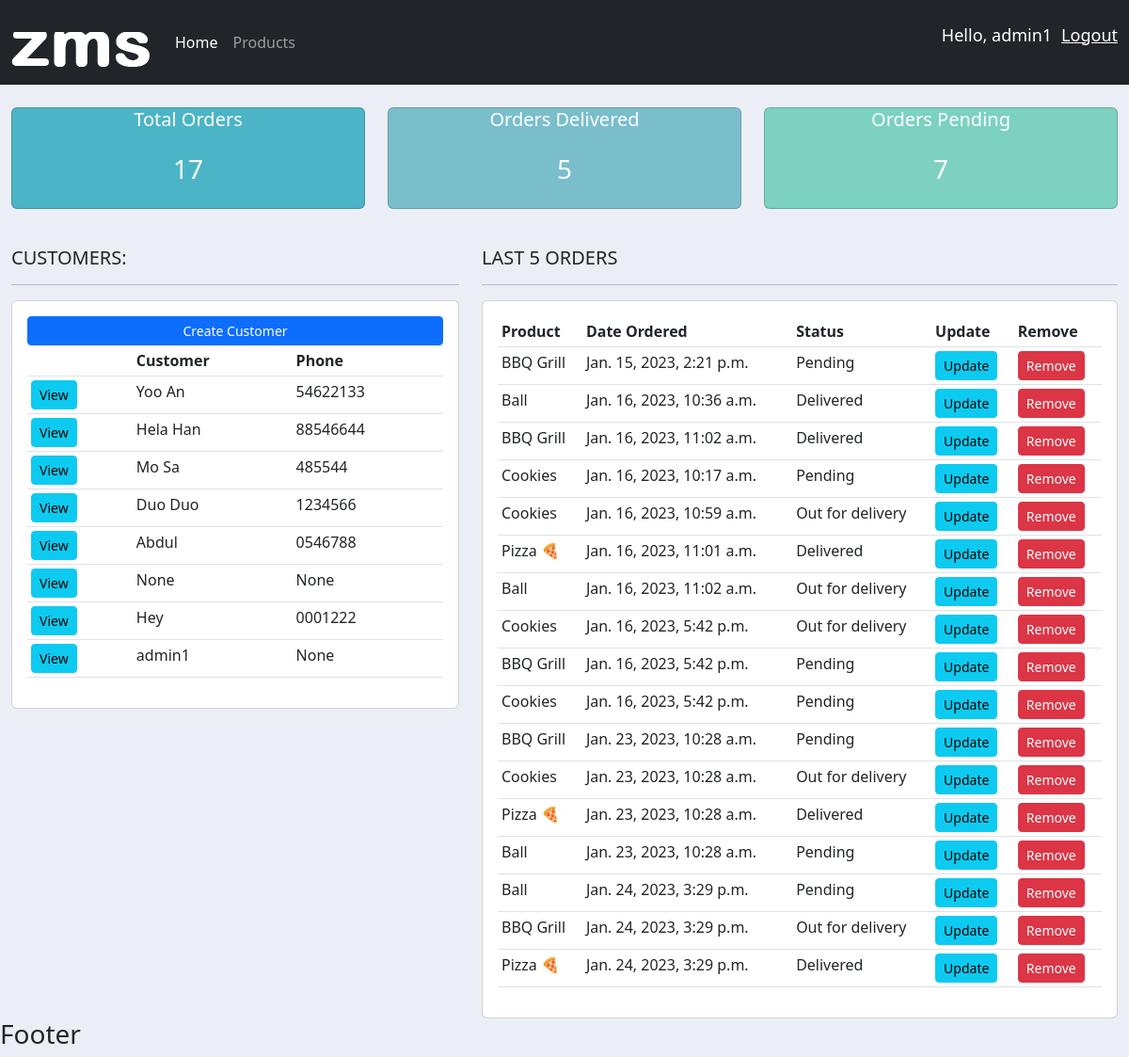
The app's page / (signed in) with its own data.
### accounts/models.py (models this page shows, shortened)
class Customer(models.Model):
    user = models.OneToOneField(User, blank=True,  null=True, on_delete=models.CASCADE)
    name = models.CharField(max_length=200, null=True)
    phone = models.CharField(max_length=200, null=True)
    profile_pic = models.ImageField(default='logo.png', null=True, blank=True)
    email = models.CharField(max_length=200, null=True)
    date_created = models.DateTimeField(auto_now=True)

class Order(models.Model):
    STATUS = (
        ('Pending', 'Pending'),
        ('Out for delivery', 'Out for delivery'),
        ('Delivered', 'Delivered'),
    )
    customer = models.ForeignKey(Customer, null=True, on_delete=models.CASCADE)
    product = models.ForeignKey(Product, null=True, on_delete=models.CASCADE)
    status = models.CharField(max_length=200, null=True, choices=STATUS)
    date_created = models.DateTimeField(auto_now=True)

class Product(models.Model):
    CATEGORY = (
        ('Indoor', 'Indoor'),
        ('Out Door', 'Out Door'),
    )
    name = models.CharField(max_length=200, null=True)
    price = models.FloatField()
    category = models.CharField(max_length=200, null=True, choices=CATEGORY)
    description = models.TextField()
    date_created =  models.DateTimeField(auto_now=True)
    tags = models.ManyToManyField(Tag)
    def __str__(self):
        return self.name

### accounts/decorators.py (the view)
    def wrapper_func(request, *args, **kwargs):
        group = None
        if request.user.groups.exists():
            group = request.user.groups.all()[0].name
        if group == 'customer':
            return redirect('user')
        if group == 'admin':
             return view_func(request, *args, **kwargs)
        else:
            return HttpResponse("You are not authorized to view")

### accounts/views.py (called while the page is built)
@login_required(login_url="login")
@admin_only
def home(request):
    customers = Customer.objects.all()
    orders = Order.objects.filter()
    total_orders = orders.count()
    pending = orders.filter(status = 'Pending').count()
    delivered = orders.filter(status = 'Delivered').count()
    context =  {"customers": customers, "orders": orders,
                   "total_orders":total_orders,
                   "pending":pending,
                   'delivered':delivered }
    return render(request, 'accounts/dashboard.html', context)

### accounts/templates/accounts/dashboard.html
{% extends 'accounts/base.html' %}
{% block content %}
{% include 'accounts/status.html' %}
<br>
<div class="row">
    <div class="col-md-5">
        <h5>CUSTOMERS:</h5>
        <hr>
        <div class="card card-body">
            <a href="{% url 'create_customer' %}" class="btn btn-primary btn-sm btn-block">
                Create Customer
            </a>
            <table class="table table-sm">
                <tr>
                    <th></th>
                    <th>Customer</th>
                    <th>Phone</th>
                </tr>
                {% for customer in customers %}
                <tr>
                    <td><a class="btn btn-sm btn-info"  href="{% url 'customer' customer.id %}">View</a></td>
                    <td>{{ customer.name}}</td>
                    <td>{{ customer.phone}}</td>
                </tr>
                {% endfor %}
            </table>
        </div>
    </div>
    <div class="col-md-7">
        <h5>LAST 5 ORDERS</h5>
        <hr>
        <div class="card card-body">
            <table class="table table-sm">
                <tr>
                    <th>Product</th>
                    <th>Date Ordered</th>
                    <th>Status</th>
                    <th>Update</th>
                    <th>Remove</th>
                </tr>
                {% for order in orders %}
                <tr>
                    <td>{{ order.product }}</td>
                    <td>{{ order.date_created }}</td>
                    <td>{{ order.status }}</td>
                    <td> <a href="{% url 'update_order' order.id %}" class="btn btn-sm btn-info">Update</a></td>
                    <td> <a href="{% url 'delete_order' order.id %}" class="btn btn-sm btn-danger" >Remove</a></td>
                </tr>
                {% endfor %}
            </table>
        </div>
    </div>
</div>
{% endblock %}

### accounts/templates/accounts/base.html (shortened to what this page needs)
{% load static %}
<!DOCTYPE html>
<html lang="en">
<head>
<link href="https://cdn.jsdelivr.net/npm/bootstrap@5.2.1/dist/css/bootstrap.min.css" rel="stylesheet"
integrity="sha384-iYQeCzEYFbKjA/T2uDLTpkwGzCiq6soy8tYaI1GyVh/UjpbCx/TYkiZhlZB6+fzT">
<link rel="stylesheet" type="text/css " href="{% static 'css/main.css' %}">
</head>
<body>
   {% include 'accounts/navbar.html' %}
   <div class="container-fluid">
        {% block content %}{% endblock %}
    </div>
    <h3>Footer</h3>
</body>
</html>

### accounts/templates/accounts/navbar.html (shortened to what this page needs)
{% load static %}
<nav class="navbar navbar-expand-lg navbar-dark bg-dark -3">
    <div class="container-fluid">
      <img src="{% static 'images/logo.png' %}" alt="logo">
      <div class="collapse navbar-collapse p-3" id="navbarNav">
        <ul class="navbar-nav">
          {% if request.user.is_staff %}
          <li class="nav-item">
            <a class="nav-link active" aria-current="page" href="{% url 'home' %}">Home</a>
          </li>
          <li class="nav-item">
            <a class="nav-link" href="{% url 'products' %}">Products</a>
          </li>
          {% else %}
          <li class="nav-item">
            <a class="nav-link" href="{% url 'account' %}">Settings</a>
          </li>
          {% endif %}
        </ul>
      </div>
          <p class="user_info" > Hello, {{  request.user }} </p>
          <p> <a class="user_info"  href="{% url 'logout' %}">Logout </a> </p>
    </div>
  </nav>

### accounts/templates/accounts/status.html
<br>
<div class="row">
    <div class="col">
        <div class="col-md">
            <div class="card text-center text-white mb-3" id="total-orders">
                <div class="card-hearder">
                    <h5 class="card-title">Total Orders</h5>
                </div>
                <div class="card-body">
                    <h3 class="card-title"> {{ total_orders }}</h3>
                </div>
            </div>
        </div>
    </div>
    <div class="col">
        <div class="col-md">
            <div class="card text-center text-white mb-3" id="orders-delivered">
                <div class="card-hearder">
                    <h5 class="card-title">Orders Delivered</h5>
                </div>
                <div class="card-body">
                    <h3 class="card-title"> {{ delivered }} </h3>
                </div>
            </div>
        </div>
    </div>
    <div class="col">
        <div class="col-md">
            <div class="card text-center text-white mb-3" id="orders-pending">
                <div class="card-hearder">
                    <h5 class="card-title">Orders Pending</h5>
                </div>
                <div class="card-body">
                    <h3 class="card-title">{{ pending }} </h3>
                </div>
            </div>
        </div>
    </div>
</div>

### accounts/static/css/main.css (style rules this page uses)
body { background-color: #ebeff5; }
#total-orders { background-color: #4cb4c7; }
#orders-delivered { background-color: #7abecc }
#orders-pending { background-color: #7CD1C0; }

### accounts/templates/accounts/navbar.html (style rules this page uses)
.user_info { color:white; font-size:18px; margin-left: 10px; text-decoratio: none; }

### records on screen
Customer: name "Yoo An", phone "54622133"
Customer: name "Hela Han", phone "88546644"
Customer: name "Mo Sa", phone "485544"
Customer: name "Duo Duo", phone "1234566"
Customer: name "Abdul", phone "0546788"
Customer: name "None", phone "None"
Customer: name "Hey", phone "0001222"
Customer: name "admin1", phone "None"
Order: product "BBQ Grill", date_created "Jan. 15, 2023, 2:21 p.m.", status "Pending"
Order: product "Ball", date_created "Jan. 16, 2023, 10:36 a.m.", status "Delivered"
Order: product "BBQ Grill", date_created "Jan. 16, 2023, 11:02 a.m.", status "Delivered"
Order: product "Cookies", date_created "Jan. 16, 2023, 10:17 a.m.", status "Pending"
Order: product "Cookies", date_created "Jan. 16, 2023, 10:59 a.m.", status "Out for delivery"
Order: product "Pizza 🍕", date_created "Jan. 16, 2023, 11:01 a.m.", status "Delivered"
Order: product "Ball", date_created "Jan. 16, 2023, 11:02 a.m.", status "Out for delivery"
Order: product "Cookies", date_created "Jan. 16, 2023, 5:42 p.m.", status "Out for delivery"
Order: product "BBQ Grill", date_created "Jan. 16, 2023, 5:42 p.m.", status "Pending"
Order: product "Cookies", date_created "Jan. 16, 2023, 5:42 p.m.", status "Pending"
Order: product "BBQ Grill", date_created "Jan. 23, 2023, 10:28 a.m.", status "Pending"
Order: product "Cookies", date_created "Jan. 23, 2023, 10:28 a.m.", status "Out for delivery"
Order: product "Pizza 🍕", date_created "Jan. 23, 2023, 10:28 a.m.", status "Delivered"
Order: product "Ball", date_created "Jan. 23, 2023, 10:28 a.m.", status "Pending"
Order: product "Ball", date_created "Jan. 24, 2023, 3:29 p.m.", status "Pending"
Order: product "BBQ Grill", date_created "Jan. 24, 2023, 3:29 p.m.", status "Out for delivery"
Order: product "Pizza 🍕", date_created "Jan. 24, 2023, 3:29 p.m.", status "Delivered"

### other values on screen
{{ request.user }} "admin1"
{{ total_orders }} "17"
{{ delivered }} "5"
{{ pending }} "7"
